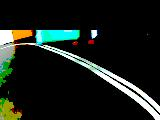
#> input picture mycar/data_course/images/2274_cam_image_array_.jpg, 160 x 120 px
$ python -i transform_image.py   (imports and definitions only)
#> lines starting #> are read from the running program, lines starting #| are printed output that depends on the picture; after the words box and inside, x2 and y2 are one past the last pixel; in counts of white or black regions, pixels touching at a corner belong together
#> further down, picture is the input picture: shape (120, 160, 3); mean B, G, R 26.2, 31.7, 25.1
import cv2
import numpy as np
from PIL import Image, ImageDraw


class TransformImage(object):

    def __init__(self, debug=False):
        self.debug = debug

    def preprocess(self, image):
        image = image.copy()
        #image = cv2.bitwise_not(image)
        # Convert the BRG image to RGB
        img = cv2.cvtColor(image, cv2.COLOR_BGR2RGB)
        R,G,B = cv2.split(img)
        R[R > 200] = 255
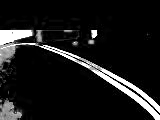
#> R: shape (120, 160); min 0, max 255, mean 25.8
        G[G > 200] = 255
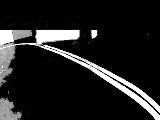
#> G: shape (120, 160); min 0, max 255, mean 32.2
        B[B > 200] = 255
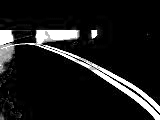
#> B: shape (120, 160); min 0, max 255, mean 26.9
        R[R < 150] = 0
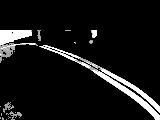
#> R: shape (120, 160); 17.82% of pixels changed, all inside (x1, y1, x2, y2) = (0, 15, 160, 120)
        G[G < 150] = 0
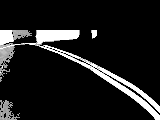
#> G: shape (120, 160); 17.42% of pixels changed, all inside (x1, y1, x2, y2) = (0, 15, 160, 120)
        B[B < 150] = 0
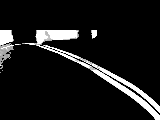
#> B: shape (120, 160); 15.52% of pixels changed, all inside (x1, y1, x2, y2) = (0, 15, 160, 120)
        image_RGB = cv2.merge([R,G, B])
        # Convert the RGB image to HSV
        image = cv2.cvtColor(image_RGB, cv2.COLOR_RGB2HSV)
#> image: shape (120, 160, 3); mean H, S, V 4.9, 14.9, 30.3
        hue,sat,val = cv2.split(image)
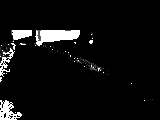
#> sat: shape (120, 160); min 0, max 255, mean 14.9
        #hue[hue > 110] = 110
        #img = cv2.cvtColor(image, cv2.COLOR_RGB2HSV)
        #
        #sat[sat > 200] = 0
        #val[val > 115] = 115
        image_HSV = cv2.merge([hue,sat, val])
        image = cv2.cvtColor(image_HSV, cv2.COLOR_HSV2BGR)

        height, _, _ = image.shape
#> height = 120
        image[  :int(height/4)  ,  :  ,  :  ] = 0

        return image

    def run(self, img_arr, debug=False):
        if img_arr is None:
            return img_arr
        img = self.preprocess(img_arr)

        return img

>>> import cv2
>>> picture = cv2.imread('../../../../mycar/data_course/images/2274_cam_image_array_.jpg')
>>> result = TransformImage().preprocess(picture)

$ run again, on mycar/data_course/images/2358_cam_image_array_.jpg
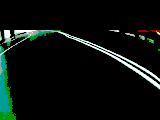
#> input picture mycar/data_course/images/2358_cam_image_array_.jpg, 160 x 120 px
#> picture is the input picture: shape (120, 160, 3); mean B, G, R 14.2, 17.2, 11.1
#> in preprocess, `B[B < 150] = 0`:
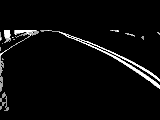
#> B: shape (120, 160); min 0, max 255, mean 10.5
#> in preprocess, `hue,sat,val = cv2.split(image)`:
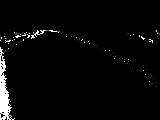
#> sat: shape (120, 160); min 0, max 255, mean 8.1
